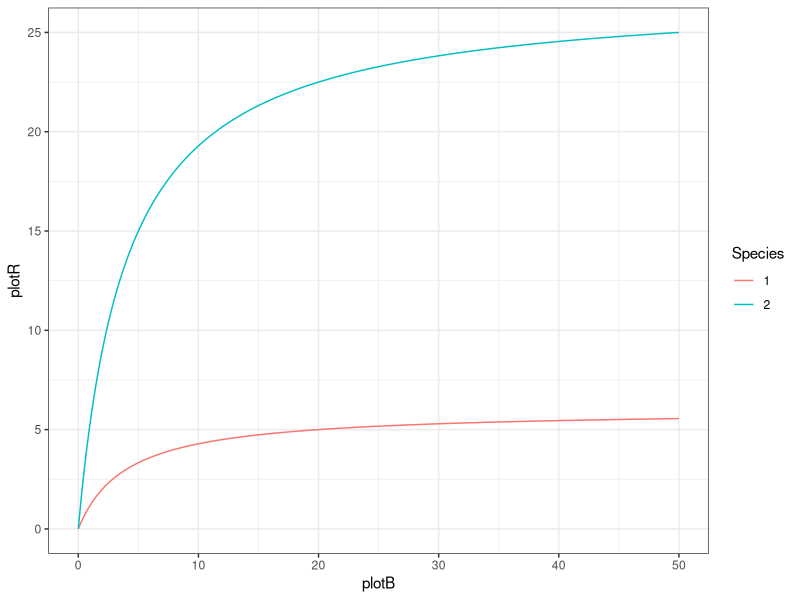
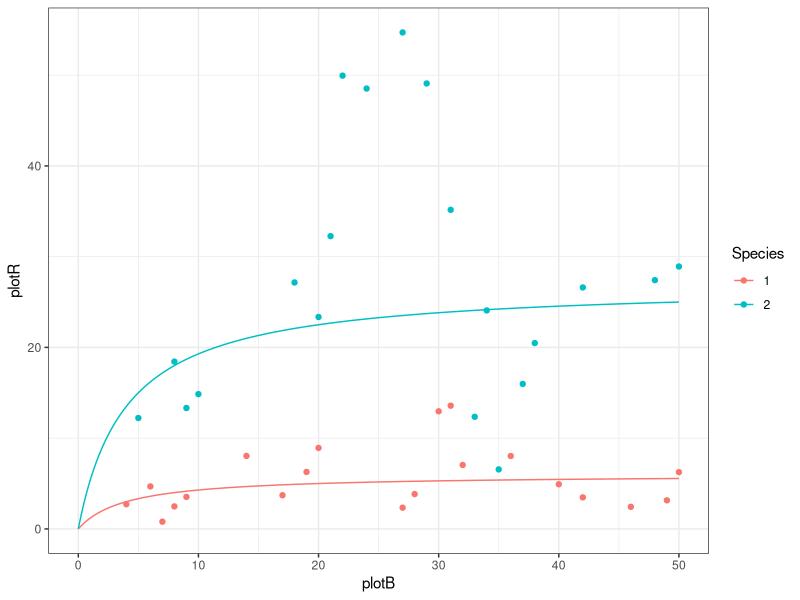

The R source for these figures, in order:
# stock_recruit.R
# examine how Beverton-Holt stock recruitment curve changes for different values of alpha, beta, and stdev

# Bev-Holt SR curve: R = (alpha * B / (beta + B)) * exp(rnorm*cv)
# R = Recruitment (age 1 fish) in year t
# B = biomass of adult fish in year t-1
# alpha and beta are parameters of the curve
# cv determines the variability around the curve

library(tidyverse)

# values from Dolder et al. (2020) Table 4
a1 <- 6
b1 <- 4
cv1 <- 0.7
a2 <- 27
b2 <- 4
cv2 <- 0.6

# lots of B values to plot lines (TRAC Ref Doc Figure 5)
B <- seq(0, 50, 0.1)
predR1 <- a1 * B / (b1 + B)
predR2 <- a2 * B / (b2 + B)

df <- tibble(plotB = c(B, B),
             plotR = c(predR1, predR2),
             Species = rep(c("1", "2"), each = length(B)))

p1 <- ggplot(df, aes(x=plotB, y=plotR, color=Species)) +
  geom_line() +
  theme_bw()
print(p1)

# what do sampled points look like?
nsamp <- 20
B1 <- sample(50, nsamp)
B2 <- sample(50, nsamp)
Recra1 <- log(a1 * B1 / (b1 + B1)) - (cv1^2)/2 # lognormal bias adjustment
Recrb1 <- log(a2 * B2 / (b2 + B2)) - (cv2^2)/2
Recra2 <- rlnorm(nsamp, mean = Recra1, sdlog = cv1)
Recrb2 <- rlnorm(nsamp, mean = Recrb1, sdlog = cv2)
df2 <- tibble(obsB = c(B1, B2),
              obsR = c(Recra2, Recrb2),
              Species = rep(c("1", "2"), each = nsamp))
p2 <- p1 +
  geom_point(data=df2, aes(x=obsB, y=obsR, color=Species))
print(p2)

# note the lack of units on the axes - unclear how they are defined, could be direct numbers of fish and kg, could be thousands of fish and metric tons, I don't know if the code defines units anywhere

# what would be nice to know is what the unexploited population looks like with no recruitment variability about the SR curve (this is often used to define the end of the SR curve when plotting)
# in non-spatial, age-structured models, can calculate the adult spawners per recruit (SPR) and then see where a line with slope 1/SPR intersects with the SR curve to see the expected equilibrium
# not so easy to do in this spatial model with daily and weekly timesteps and spawning only occurring in some cells and weeks
# perhaps Paul et al. did some testing to derive the values used in the paper (not sure if they have code to look at this already)

